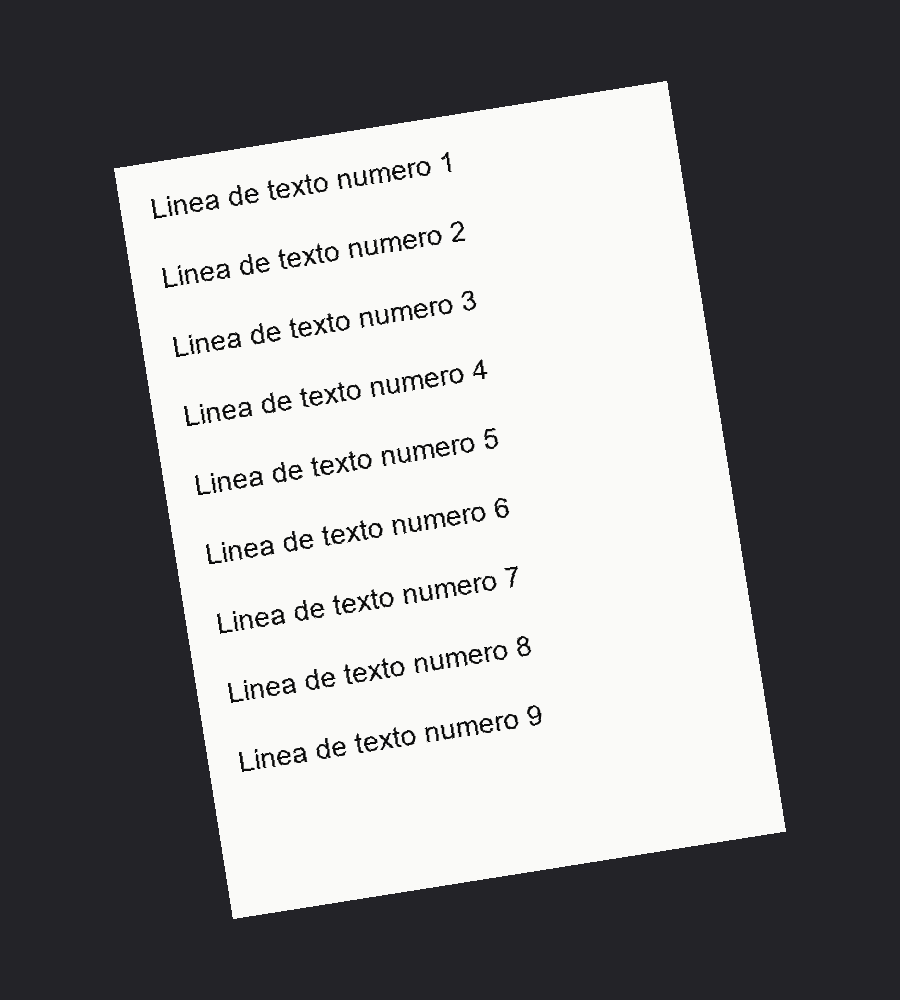
#> input picture pruebas/datos/ocr_papel.png, 900 x 1000 px
$ python -i lectura_visual.py   (imports and definitions only)
#> lines starting #> are read from the running program, lines starting #| are printed output that depends on the picture; after the words box and inside, x2 and y2 are one past the last pixel; in counts of white or black regions, pixels touching at a corner belong together
# -*- coding: utf-8 -*-
"""Lectura visual: lo que el ojo LEE — OCR y sus tres usos.

Uso:
    python lectura_visual.py texto <imagen> [--portapapeles] [--salida f.txt]
    python lectura_visual.py fotocopia (<imagen>|--camara [indice]) [--escaner]
                             [--salida f.png|f.pdf] [--color|--gris|--umbral] [--paginas n]
    python lectura_visual.py tarjeta <imagen> [--salida base]
    python lectura_visual.py manual <imagen...> [--salida f.md]
    (con `--proyecto <cwd>` en cualquiera, igual que el resto del paquete — §1)

Motor de OCR, en este orden fijo, nunca se instala nada:
  1. El de Windows por WinRT (`Windows.Media.Ocr`, vía `abyss/ocr_win.ps1`): viene YA
     instalado en cualquier Windows con el paquete de idioma del perfil puesto — no
     hace falta `pip install` nada.
  2. `tesseract`, si está en el PATH, como segunda vía. Su salida TSV
     (`-c tessedit_create_tsv=1`) da posición y tamaño por palabra, agrupadas aquí
     por línea, así `tarjeta`/`manual` funcionan igual con cualquiera de los dos motores.
  Sin Windows (o sin el paquete de idioma de Windows) y sin `tesseract` en PATH:
  «sin dato: no hay motor OCR» y código 2. Nunca se instala nada (ni `pip`, ni
  `winget`): si falta, el mensaje dice qué instalar y decide quien lo lea.

`texto`: imprime las líneas en el orden que da el motor (de arriba abajo). Con
`--portapapeles`, además YA COPIADO: en Windows por `Set-Clipboard` de PowerShell
(se prefiere sobre `clip.exe` porque recibe el texto ya como objeto Unicode;
`clip.exe` decodifica su entrada con la code page de la consola y desfigura
acentos/`ñ` si esa code page no es UTF-8, el caso normal de `cmd.exe`); en macOS
por `pbcopy`; en Linux por `xclip -selection clipboard` si está instalado. Sin
ningún instrumento: lo dice, no revienta la orden por eso.

`fotocopia`: el efecto de escáner es el procesado de SOFTWARE sobre una FOTO, no
un aparato. La vía NORMAL es un fichero ya existente o un fotograma de la webcam
(`--camara [índice]`, por defecto cámara 0; mismo `cv2.VideoCapture` con
`CAP_DSHOW` en Windows que `ojo.py`/`gestos.py`) — se da UNA de las dos, nunca
las dos a la vez ni ninguna (error de uso, código 1). Sobre esa foto: endereza el
papel (contorno CUADRILÁTERO de mayor área con `cv2` — bordes de Canny +
`findContours` + `approxPolyDP` — y, si cubre al menos una quinta parte de la
imagen, `getPerspectiveTransform`/`warpPerspective` para dejarlo plano). **Sin
cuadrilátero claro** (declarado, nunca fingido): no recorta nada — endereza
por el ángulo dominante de los bordes (`HoughLines`) y lo dice por stdout y en
el JSON de salida (`"recortado": false`). Corrige iluminación con un fondo
estimado por mediana de kernel grande (aproxima sombra/viñeteado del papel;
el texto, a escala mucho más fina, no se ve afectado) y normaliza dividiendo
por él. `--color` (por defecto): color con esa corrección. `--gris`: escala
de grises. `--umbral`: blanco y negro por umbral adaptativo
(`adaptiveThreshold`) sobre la versión en gris ya corregida — el aspecto
"fotocopia de verdad". Y GUARDA el resultado en LOCAL como PNG o PDF de varias
páginas. **Prohibido**: no imprime nada, no manda nada a ninguna impresora, y
no da por hecho que quien lo use tenga escáner ni impresora.

`--paginas n` (solo tiene sentido con `--camara`; con un fichero ya dado es un
error de uso — una foto no tiene "página siguiente"): toma `n` fotogramas EN
SECUENCIA, con una pausa entre cada uno para recolocar la hoja siguiente
delante de la cámara, cada uno enderezado/iluminado por separado, y los junta
en UN solo PDF multipágina. Con `n` > 1 la salida tiene que terminar en
`.pdf` (error de uso si no: un PNG no admite varias páginas y este guion no
inventa un formato para forzarlo).

`--escaner`: un escáner WIA, SI EXISTE en la máquina, es una fuente OPCIONAL
MÁS — **nunca el camino**. Se intenta ANTES que la vía normal: si responde, se
usa su hoja y no se toca ni el fichero ni la cámara que también se hayan
dado. **Si no hay escáner disponible, NO es un error**: se imprime «sin
escáner: uso la cámara o un fichero» y se sigue por la vía normal ya indicada
(`<imagen>` o `--camara`), tal cual si `--escaner` no se hubiera puesto. Por
eso `--escaner` nunca basta por sí solo: la vía normal (fichero o cámara) es
obligatoria siempre, la acabe usando o no.

Sin `--salida`: si la entrada es un fichero, `<carpeta_de_la_imagen>/
<base>_fotocopia.png`; si viene de `--escaner` o `--camara`, un fichero en
`mem` con fecha y hora (`.pdf` si hay más de una página, si no `.png`), como
`ojo.py`. LÍMITE de esta plataforma: ni la cámara ni el escáner WIA se ejercen
contra hardware real en la batería de pruebas del paquete — fotos sintéticas
con Pillow, y `ABYSS_LECTURA_VISUAL_SIN_CAMARA`/`ABYSS_LECTURA_VISUAL_SIN_WIA`
fuerzan la ausencia; solo se prueba que cada camino la detecta sin reventar y
cae a la vía normal sin error.

`tarjeta`: OCR + extracción por patrones sobre las LÍNEAS que da el motor (nunca
sobre la imagen entera de una vez): teléfono (dígitos suficientes tras quitar
espacios/separadores), correo (`@`), web (dominio con TLD conocido o `www.`/`http`).
De lo que sobra, nombre/cargo/empresa es una HEURÍSTICA declarada, no un lector
certificado de tarjetas: la línea de mayor ALTURA de caja (proxy de cuerpo de letra
— con el motor de Windows, la propia caja que envuelve las palabras de esa línea) es
el nombre; entre el resto, la primera con un sufijo societario conocido (S.L., S.A.,
Inc., Ltd., Corp., GmbH...) es la empresa; la siguiente que quede, el cargo. Lo que
no encaja en ningún hueco se queda fuera: **no se inventa un cargo** con el texto que
sobre. Escribe `<base>.vcf` (vCard 3.0 válido; los campos vacíos, ausentes del
`.vcf`, nunca puestos a un valor inventado) y `<base>.png` (tarjeta compuesta con
Pillow, con "sin dato" en los campos que no se reconocieron). `--salida base` fija
el prefijo común de ambos ficheros; sin él, `<imagen_sin_extensión>_tarjeta`.

`manual`: OCR de una o varias fotos/páginas. Ordena por NÚMERO DE PÁGINA si todas y
cada una de las imágenes dan uno (líneas «página N»/«page N», «N/M», o una línea que
es solo un número — el primer patrón que acierte en cada página manda); si falta en
alguna, se queda con el orden en que se dieron los ficheros (declarado: no se
adivina un orden a medias). Une palabras partidas por un guion de corte a final de
línea («informa-» + «ción» → «información»); no une nada más. **Honestidad**:
el guion NO RESUME — entrega el texto limpio y ordenado, con las líneas que detecta
como paso numerado («1.», «Paso 2», «Step 3», una viñeta) reescritas a una lista
markdown consistente; el resto del texto, tal cual lo leyó el motor. Resumir ese
texto es cosa del asistente, con el texto delante — la skill lo dice así. `--salida
f.md`; sin él, `<carpeta_de_la_primera_imagen>/manual.md`.

Nada de esto sale de la máquina: los dos motores de OCR son locales (WinRT es del
propio Windows; `tesseract`, si está, corre en local); `fotocopia`/`tarjeta` no
tocan la red en absoluto. El escáner WIA, la cámara y el portapapeles son
instrumentos LOCALES (`cv2.VideoCapture`, `New-Object -ComObject WIA.DeviceManager`,
`Set-Clipboard`), igual que otras piezas del paquete usan `powershell.exe` para
medir la propia máquina (ver `abyss/huella.py`).

Carpeta de datos: `rutas.resolver()` (§1) — solo para saber dónde va el registro
de cada llamada (`mem/lectura_visual.log`) y, con `--escaner`/`--camara`, dónde cae
el fichero capturado por defecto; el resto de rutas de entrada/salida son las que
se dan en la propia orden, como en `render3d.py`/`pintor.py`.
"""
import json
import os
import re
import shutil
import subprocess
import sys
import time

try:
    from . import rutas
except Exception:  # ejecutado como guion suelto
    sys.path.insert(0, os.path.dirname(os.path.abspath(__file__)))
    import rutas

CODE = rutas.CODE
OCR_WIN_PS1 = os.path.join(CODE, 'ocr_win.ps1')

try:
    import cv2
    import numpy as np
    _CV2_OK = True
except ImportError:
    _CV2_OK = False

try:
    from PIL import Image, ImageDraw, ImageFont
    _PIL_OK = True
except ImportError:
    _PIL_OK = False


class SinMotorOCR(RuntimeError):
    """Ni el motor de Windows (WinRT) ni `tesseract` (PATH) están disponibles."""


# ───────────────────────────── motor: WinRT (Windows) ─────────────────────────────

# [189 lines left out: functions _powershell_json, _ocr_winrt, _comprobar_winrt, _sin_winrt_forzado, motor_winrt_disponible, _lineas_normalizadas and 5 more, not called in this run]


# ───────────────────────────── fotocopia: enderezar + iluminación ─────────────────────────────

def _ordenar_puntos(pts):
    """4 puntos (Nx2) a (arriba-izq, arriba-der, abajo-der, abajo-izq): la suma
    x+y es mínima en arriba-izq y máxima en abajo-der; la resta x-y es mínima en
    arriba-der y máxima en abajo-izq (truco estándar de OpenCV para esto)."""
    s = pts.sum(axis=1)
    d = np.diff(pts, axis=1).reshape(-1)
    tl = pts[np.argmin(s)]
    br = pts[np.argmax(s)]
    tr = pts[np.argmin(d)]
    bl = pts[np.argmax(d)]
    return np.array([tl, tr, br, bl], dtype='float32')


# [23 lines left out: functions _angulo_dominante, _rotar, not called in this run]


def _enderezar_documento(img_bgr, avisar=print):
    """(imagen_bgr, recortado: bool). Busca el contorno cuadrilátero de mayor
    área que cubra al menos 1/5 de la imagen (Canny dilatado, `findContours` +
    `approxPolyDP` a 4 esquinas convexas) y aplica perspectiva. Sin ninguno
    así: NO recorta (declarado) — solo endereza por el ángulo dominante."""
    gris = cv2.cvtColor(img_bgr, cv2.COLOR_BGR2GRAY)
    borroso = cv2.GaussianBlur(gris, (5, 5), 0)
    bordes = cv2.Canny(borroso, 50, 150)
    bordes_d = cv2.dilate(bordes, np.ones((5, 5), np.uint8), iterations=1)
    contornos, _jerarquia = cv2.findContours(bordes_d, cv2.RETR_LIST, cv2.CHAIN_APPROX_SIMPLE)
    h, w = img_bgr.shape[:2]
    area_total = float(w * h)
    mejor, mejor_area = None, 0.0
    for c in contornos:
        area = cv2.contourArea(c)
        if area < area_total * 0.2 or area <= mejor_area:
            continue
        perim = cv2.arcLength(c, True)
        aprox = cv2.approxPolyDP(c, 0.02 * perim, True)
        if len(aprox) == 4 and cv2.isContourConvex(aprox):
            mejor, mejor_area = aprox.reshape(4, 2).astype('float32'), area
    if mejor is None:
        avisar('  sin cuadrilátero claro: se endereza por el ángulo dominante de los bordes, sin recortar')
        return _rotar(img_bgr, _angulo_dominante(bordes_d)), False
    (tl, tr, br, bl) = _ordenar_puntos(mejor)
    ancho = int(max(np.linalg.norm(br - bl), np.linalg.norm(tr - tl)))
    alto = int(max(np.linalg.norm(tr - br), np.linalg.norm(tl - bl)))
    ancho, alto = max(ancho, 2), max(alto, 2)
    destino = np.array([[0, 0], [ancho - 1, 0], [ancho - 1, alto - 1], [0, alto - 1]], dtype='float32')
    m = cv2.getPerspectiveTransform(np.array([tl, tr, br, bl], dtype='float32'), destino)
    return cv2.warpPerspective(img_bgr, m, (ancho, alto)), True


# [9 lines left out: function _corregir_iluminacion_gris, not called in this run]


def _corregir_iluminacion_color(img_bgr):
    """Igual que `_corregir_iluminacion_gris` pero aplicando la MISMA ganancia
    (255/fondo, calculada sobre el gris) a los tres canales, para no desviar el
    color al corregir la sombra."""
    gris = cv2.cvtColor(img_bgr, cv2.COLOR_BGR2GRAY)
    fondo = cv2.medianBlur(gris, 41).astype('float32')
    fondo = np.where(fondo < 1, 1, fondo)
    ganancia = 255.0 / fondo
    out = img_bgr.astype('float32') * ganancia[:, :, None]
    return np.clip(out, 0, 255).astype('uint8')


def _procesar_documento(img_bgr, modo='color', avisar=print):
    """(imagen_np, recortado: bool). El núcleo de `fotocopia` (enderezar +
    corregir iluminación) sobre una imagen YA CARGADA en memoria — lo
    comparten `fotocopiar()` (disco) y la vía `--camara`/`--paginas` (webcam).
    `modo`: color/gris/umbral (ver docstring del módulo)."""
    plano, recortado = _enderezar_documento(img_bgr, avisar=avisar)
    if modo == 'gris':
        return _corregir_iluminacion_gris(plano), recortado
    if modo == 'umbral':
        gris = _corregir_iluminacion_gris(plano)
        umbral = cv2.adaptiveThreshold(gris, 255, cv2.ADAPTIVE_THRESH_GAUSSIAN_C, cv2.THRESH_BINARY, 35, 15)
        return umbral, recortado
    return _corregir_iluminacion_color(plano), recortado


# [103 lines left out: functions _guardar_imagen, _guardar_paginas, fotocopiar, _abrir_camara, _sin_camara_forzada, capturar_camara and 1 more, not called in this run]


# WIA: `@($dm.DeviceInfos) | Where-Object {...}` con EXACTAMENTE un resultado da
# el objeto COM suelto, no un array de un elemento — mismo aplanado de pipeline
# que documenta `huella._normalizar_lista()`. Se envuelve TODO el resultado en
# un `@()` exterior, no solo la colección de partida, para que sobreviva a esa reducción.
_PS_ESCANER = r'''
$ErrorActionPreference = "Stop"
function Emitir($o) { Write-Output ($o | ConvertTo-Json -Compress -Depth 4) }
try {
    $dm = New-Object -ComObject WIA.DeviceManager
} catch {
    Emitir @{ ok = $false; motivo = "sin dato: no hay escáner WIA (WIA no disponible: $($_.Exception.Message))" }
    exit 2
}
$infos = @(@($dm.DeviceInfos) | Where-Object { $_.Type -eq 1 })
if ($infos.Count -eq 0) {
    Emitir @{ ok = $false; motivo = "sin dato: no hay escáner WIA conectado" }
    exit 2
}
try {
    $nombre = $infos[0].Properties.Item("Name").Value
    $device = $infos[0].Connect()
    $item = $device.Items.Item(1)
    $formatoBmp = "{B96B3CAE-0728-11D3-9D7B-0000F81EF32E}"
    $img = $item.Transfer($formatoBmp)
    $ruta = __RUTA__
    if (Test-Path -LiteralPath $ruta) { Remove-Item -LiteralPath $ruta -Force }
    $img.SaveFile($ruta)
} catch {
    Emitir @{ ok = $false; motivo = "el escáner falló: $($_.Exception.Message)" }
    exit 1
}
Emitir @{ ok = $true; ruta = $ruta; dispositivo = $nombre }
exit 0
'''


# [20 lines left out: function escanear_wia, not called in this run]


# ───────────────────────────── tarjeta: patrones + heurística de posición ─────────────────────────────

RE_EMAIL = re.compile(r'[\w.+-]+@[\w-]+\.[A-Za-z]{2,}')
RE_TEL = re.compile(r'(\+?\d[\d\s().-]{6,}\d)')
RE_WEB = re.compile(
    r'\b(?:https?://[^\s]+|www\.[^\s]+|[a-zA-Z0-9-]+\.(?:com|es|net|org|info|io|co|biz|shop|studio|dev|app)(?:/[^\s]*)?)\b')
RE_EMPRESA_SUFIJO = re.compile(
    r'\b(S\.?L\.?U?\.?|S\.?A\.?|Ltd\.?|Inc\.?|Corp\.?|GmbH|LLC|Group|Studio|Coop(?:erativa)?\.?)\b', re.I)


# [55 lines left out: functions _clasificar_lineas, _nombre_cargo_empresa, tarjeta, not called in this run]


def _escapar_vcard(v):
    return (v or '').replace('\\', '\\\\').replace(';', '\\;').replace(',', '\\,').replace('\n', '\\n')


# [60 lines left out: functions vcard_de, _fuente, componer_tarjeta_png, not called in this run]


# ───────────────────────────── manual: orden + limpieza + pasos ─────────────────────────────

_RE_PAGINA = (
    re.compile(r'\bp[aá]gina\s+(\d{1,4})\b', re.I),
    re.compile(r'\bpage\s+(\d{1,4})\b', re.I),
    re.compile(r'\b(\d{1,4})\s*/\s*\d{1,4}\b'),
    re.compile(r'^\s*[-–—]?\s*(\d{1,4})\s*[-–—]?\s*$'),
)


# [33 lines left out: functions _detectar_pagina, _unir_guiones_de_corte, not called in this run]


_RE_PASO_NUM = re.compile(r'^\s*(\d{1,3})[.)]\s+(.*\S)\s*$')
_RE_PASO_PALABRA = re.compile(r'^\s*(?:paso|step)\s*(\d{1,3})?\s*[:.\-]?\s*(.*\S)\s*$', re.I)
_RE_VINETA = re.compile(r'^\s*[•●▪○\-\*]\s+(.*\S)\s*$')


# [50 lines left out: functions _formatear_paso, _cuerpo_pagina_md, manual, not called in this run]


# ───────────────────────────── registro de uso ─────────────────────────────

def _log(mem, verbo, detalle):
    with open(os.path.join(mem, 'lectura_visual.log'), 'a', encoding='utf-8') as fh:
        fh.write(f'{time.strftime("%Y-%m-%d %H:%M:%S")}\t{verbo}\t{detalle}\n')


# ───────────────────────────── CLI ─────────────────────────────

# [290 lines left out: functions _tomar_valor, _cli_texto, _cli_fotocopia, _cli_tarjeta, _cli_manual, _cli, not called in this run]


# [7 lines not run here, left out]

>>> import cv2
>>> picture = cv2.imread('../pruebas/datos/ocr_papel.png')
#> picture is the input picture: shape (1000, 900, 3); mean B, G, R 134.5, 132.8, 132.8
>>> result = _procesar_documento(picture)
#> in _enderezar_documento, `bordes = cv2.Canny(borroso, 50, 150)`:
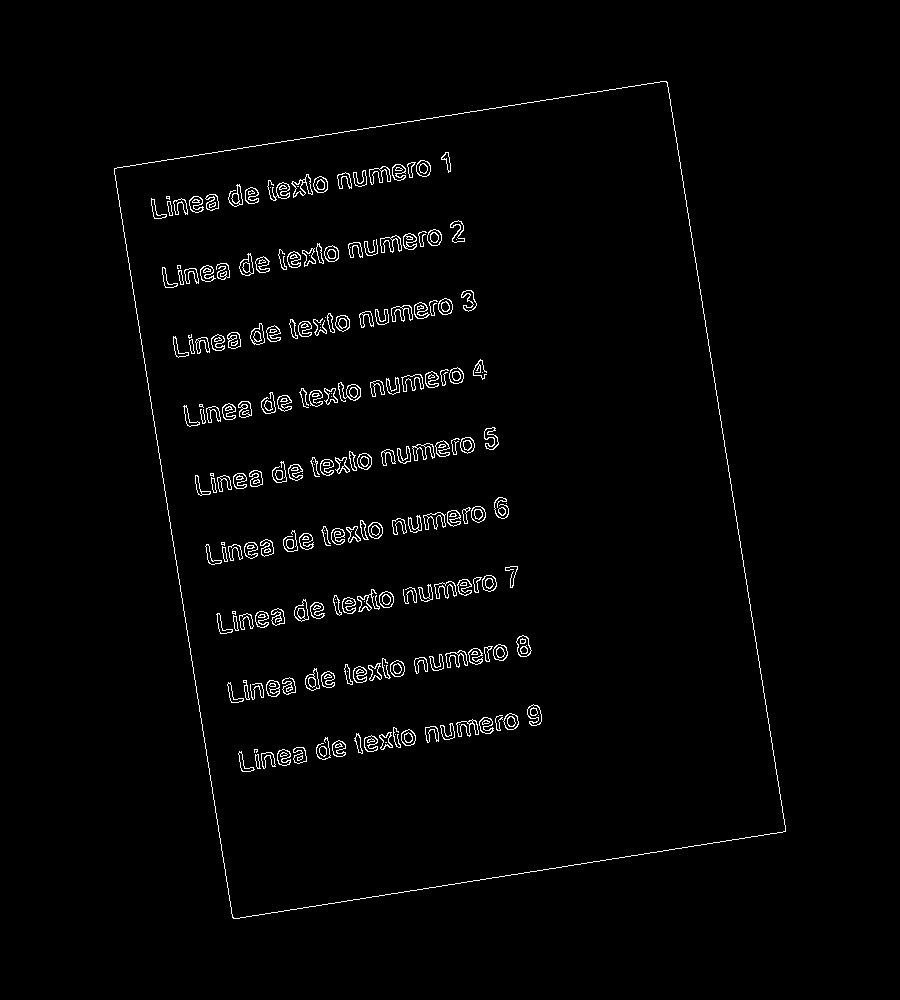
#> bordes: shape (1000, 900); 1.8% white in thin lines or dots, all inside (x1, y1, x2, y2) = (114, 81, 786, 919)
#> in _enderezar_documento, `contornos, _jerarquia = cv2.findContours(bordes_d, cv2.RETR_LIST, cv2...`: contornos = 100 contours, 53 with area under 20; largest, box (x1, y1, x2, y2) and area: (112, 79, 788, 921) 431645, (116, 83, 784, 917) 419577, (390, 504, 488, 537) 1818, (401, 573, 499, 606) 1814, (368, 365, 466, 399) 1803
#> the loop in _enderezar_documento, `for c in contornos:` made 100 passes
#> (area, perim, mejor, mejor_area) on passes 99 to 100: (419577, 2756.3, [[663, 83], [783, 828], [236, 916], [116, 171]], 419577), (431645, 2790.7, [[668, 79], [112, 166], [231, 920], [787, 833]], 431645)
#> in _ordenar_puntos, `s = pts.sum(axis=1)`: s = [747, 278, 1151, 1620]
#> in _ordenar_puntos, `d = np.diff(pts, axis=1).reshape(-1)`: d = [-589, 54, 689, 46]
#> in _ordenar_puntos, `tl = pts[np.argmin(s)]`: tl = [112, 166]
#> in _ordenar_puntos, `br = pts[np.argmax(s)]`: br = [787, 833]
#> in _ordenar_puntos, `tr = pts[np.argmin(d)]`: tr = [668, 79]
#> in _ordenar_puntos, `bl = pts[np.argmax(d)]`: bl = [231, 920]
#> in _enderezar_documento, `(tl, tr, br, bl) = _ordenar_puntos(mejor)`: tl = [112, 166]; tr = [668, 79]; br = [787, 833]; bl = [231, 920]
#> in _enderezar_documento, `ancho = int(max(np.linalg.norm(br - bl), np.linalg.norm(tr - tl)))`: ancho = 562
#> in _enderezar_documento, `alto = int(max(np.linalg.norm(tr - br), np.linalg.norm(tl - bl)))`: alto = 763
#> in _enderezar_documento, `destino = np.array([[0, 0], [ancho - 1, 0], [ancho - 1, alto - 1], [0,..`: destino = [[0, 0], [561, 0], [561, 762], [0, 762]]
#> in _enderezar_documento, `m = cv2.getPerspectiveTransform(np.array([tl, tr, br, bl], dtype='floa..`: m = [[0.985, -0.155, -84.49], [0.154, 0.986, -181], [1.71e-19, -1.95e-19, 1]]
#> in _procesar_documento, `plano, recortado = _enderezar_documento(img_bgr, avisar=avisar)`:
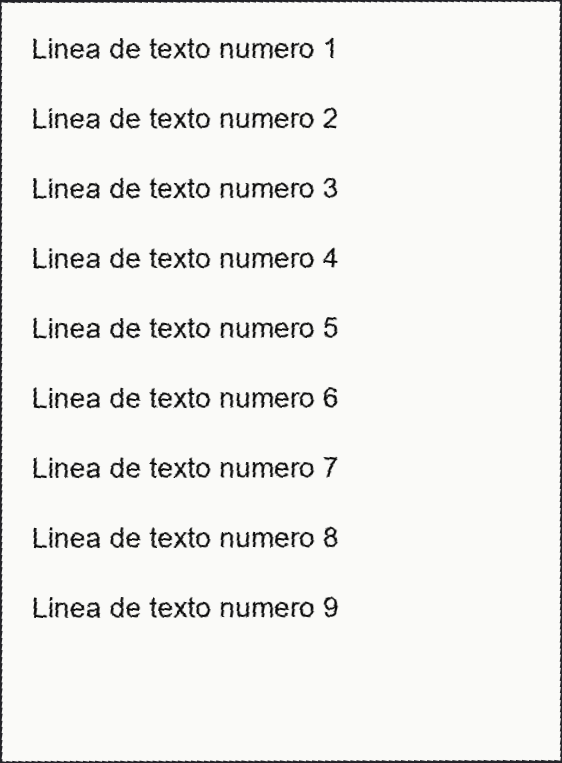
#> plano: shape (763, 562, 3); mean B, G, R 237.3, 239.2, 239.2
#> in _procesar_documento, `plano, recortado = _enderezar_documento(img_bgr, avisar=avisar)`: recortado = True
#> in _corregir_iluminacion_color, `ganancia = 255.0 / fondo`:
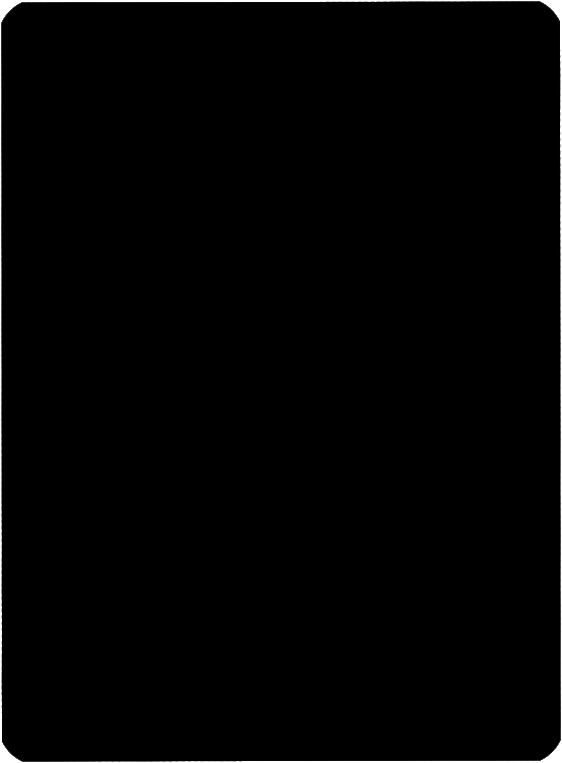
#> ganancia: shape (763, 562) float32; min 1.02, max 7.08, mean 1.09; drawn with min black and max white
#> in _corregir_iluminacion_color, `out = img_bgr.astype('float32') * ganancia[:, :, None]`:
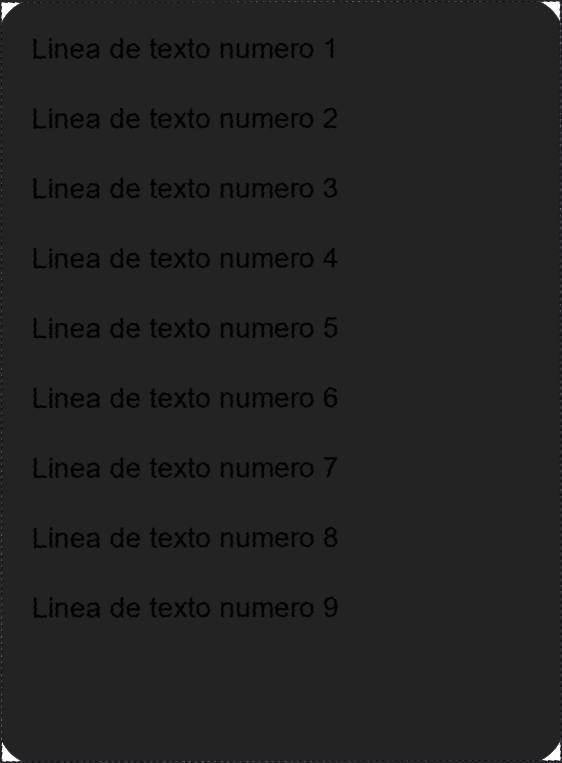
#> out: shape (763, 562, 3) float32; mean B, G, R 247.8, 249.6, 249.6; drawn with min black and max white
